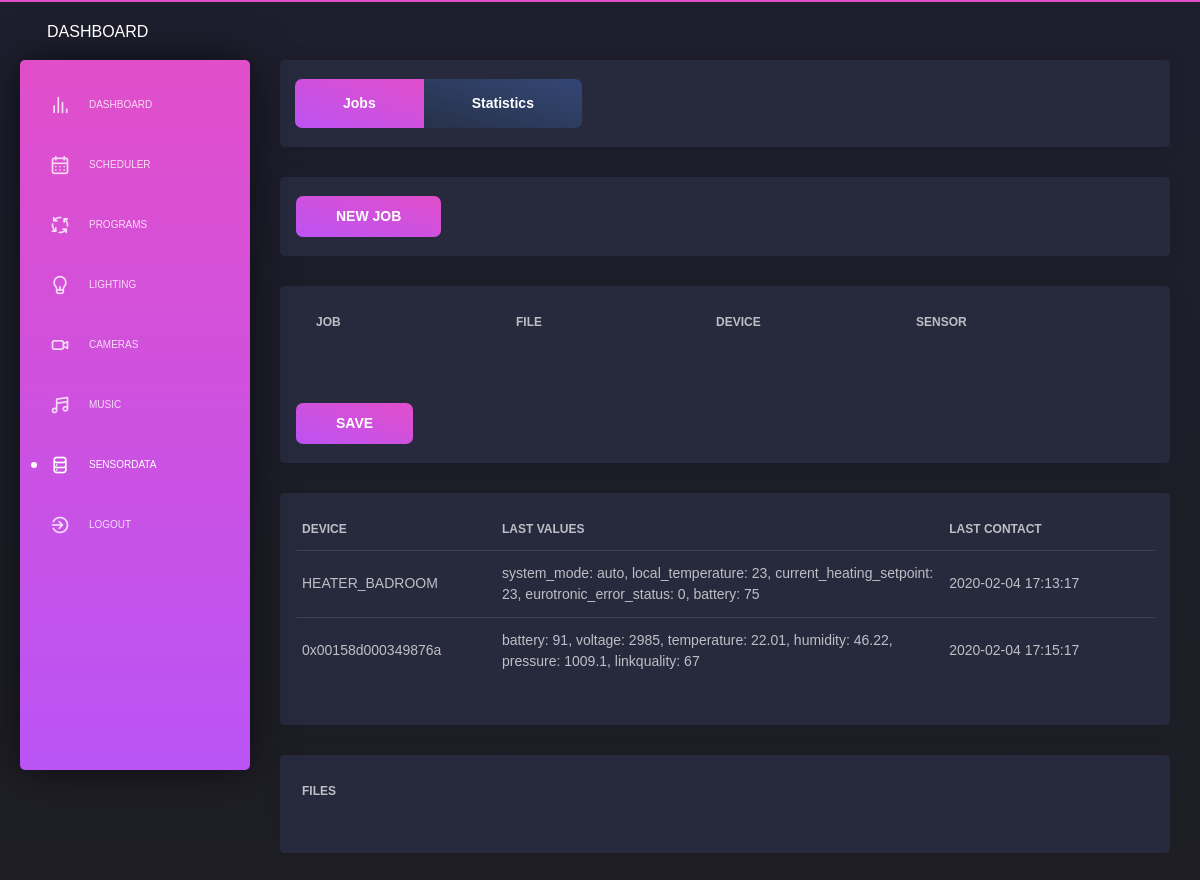
The page /sensordata/jobs (signed in) on the database its author committed.
### app/database/models.py (models this page shows)
class Devices(db.Model):
    __tablename__ = 'devices'
    id                            = db.Column(db.Integer, primary_key=True, autoincrement = True)
    name                          = db.Column(db.String(50), unique=True)
    gateway                       = db.Column(db.String(50))
    ieeeAddr                      = db.Column(db.String(50), unique=True)
    model                         = db.Column(db.String(50))
    device_type                   = db.Column(db.String(50))
    description                   = db.Column(db.String(200))
    input_values                  = db.Column(db.String(200))
    input_events                  = db.Column(db.String(200))
    commands                      = db.Column(db.String(200))
    commands_json                 = db.Column(db.String(200))
    last_contact                  = db.Column(db.String(50))
    last_values_json              = db.Column(db.String(200))
    last_values_string            = db.Column(db.String(200))
    exception_option              = db.Column(db.String(50), server_default=("None"))
    exception_setting             = db.Column(db.String(50), server_default=("None"))
    exception_sensor_ieeeAddr     = db.Column(db.String(50), server_default=("None"))
    exception_sensor_input_values = db.Column(db.String(50), server_default=("None"))
    exception_value_1             = db.Column(db.String(50), server_default=("None"))
    exception_value_2             = db.Column(db.String(50), server_default=("None"))
    exception_value_3             = db.Column(db.String(50), server_default=("None"))

### app/sites/sensordata_jobs.py (the view, shortened to what this page needs)
@app.route('/sensordata/jobs', methods=['GET', 'POST'])
@login_required
@permission_required
def sensordata_jobs():
    page_title       = 'Smarthome | Sensordata | Jobs'
    page_description = 'The sensordata jobs configuration page.'
    success_message_change_settings = []
    error_message_change_settings   = []
    success_message_add_job         = False
    error_message_add_job           = []
    error_message_datafile          = ""
    if session.get('delete_job_success', None) != None:
        success_message_change_settings.append(session.get('delete_job_success'))
        session['delete_job_success'] = None
    if session.get('delete_job_error', None) != None:
        error_message_change_settings.append(session.get('delete_job_error'))
        session['delete_job_error'] = None
    if session.get('error_download_datafile', None) != None:
        error_message_datafile = session.get('error_download_datafile')
        session['error_download_datafile'] = None
    """ ######### """
    """  add job  """
    """ ######### """
    if request.form.get("add_sensordata_job") != None:
        result = ADD_SENSORDATA_JOB()
        if result != True:
            error_message_add_job.append(result)
        else:
            success_message_add_job = True
    """ ############ """
    """  table jobs  """
    """ ############ """
    list_sensordata_jobs  = GET_ALL_SENSORDATA_JOBS()
    dropdown_list_devices = GET_ALL_DEVICES("sensors")
    list_sensordata_files = GET_SENSORDATA_FILES()
    list_sensors          = GET_ALL_DEVICES("sensors")
    data = {'navigation': 'sensordata'}
    timestamp = str(datetime.datetime.now().strftime("%Y-%m-%d %H:%M:%S"))
    try:
        device_1_input_values = "Sensor,------------------," + GET_DEVICE_BY_ID(1).input_values
        device_1_input_values = device_1_input_values.replace(" ", "")
    except:
        device_1_input_values = ""
    try:
        device_2_input_values = "Sensor,------------------," + GET_DEVICE_BY_ID(2).input_values
        device_2_input_values = device_2_input_values.replace(" ", "")
    except:
        device_2_input_values = ""
    try:
        device_3_input_values = "Sensor,------------------," + GET_DEVICE_BY_ID(3).input_values
        device_3_input_values = device_3_input_values.replace(" ", "")
    except:
        device_3_input_values = ""
    try:
        device_4_input_values = "Sensor,------------------," + GET_DEVICE_BY_ID(4).input_values
        device_4_input_values = device_4_input_values.replace(" ", "")
    except:
        device_4_input_values = ""
    try:
        device_5_input_values = "Sensor,------------------," + GET_DEVICE_BY_ID(5).input_values
        device_5_input_values = device_5_input_values.replace(" ", "")
    except:
        device_5_input_values = ""
    try:
        device_6_input_values = "Sensor,------------------," + GET_DEVICE_BY_ID(6).input_values
        device_6_input_values = device_6_input_values.replace(" ", "")
    except:
        device_6_input_values = ""
    try:
        device_7_input_values = "Sensor,------------------," + GET_DEVICE_BY_ID(7).input_values
        device_7_input_values = device_7_input_values.replace(" ", "")
    except:
        device_7_input_values = ""
    try:
        device_8_input_values = "Sensor,------------------," + GET_DEVICE_BY_ID(8).input_values
        device_8_input_values = device_8_input_values.replace(" ", "")
    except:
        device_8_input_values = ""
    try:
        device_9_input_values = "Sensor,------------------," + GET_DEVICE_BY_ID(9).input_values
        device_9_input_values = device_9_input_values.replace(" ", "")
    except:
        device_9_input_values = ""
    try:
        device_10_input_values = "Sensor,------------------," + GET_DEVICE_BY_ID(10).input_values
        device_10_input_values = device_10_input_values.replace(" ", "")
    except:
        device_10_input_values = ""
    try:
        device_11_input_values = "Sensor,------------------," + GET_DEVICE_BY_ID(11).input_values
        device_11_input_values = device_11_input_values.replace(" ", "")
    except:
        device_11_input_values = ""
    try:
        device_12_input_values = "Sensor,------------------," + GET_DEVICE_BY_ID(12).input_values
        device_12_input_values = device_12_input_values.replace(" ", "")
    except:
        device_12_input_values = ""
    try:
        device_13_input_values = "Sensor,------------------," + GET_DEVICE_BY_ID(13).input_values
        device_13_input_values = device_13_input_values.replace(" ", "")
    except:
        device_13_input_values = ""
    try:
        device_14_input_values = "Sensor,------------------," + GET_DEVICE_BY_ID(14).input_values
        device_14_input_values = device_14_input_values.replace(" ", "")
    except:
        device_14_input_values = ""
    try:
        device_15_input_values = "Sensor,------------------," + GET_DEVICE_BY_ID(15).input_values
        device_15_input_values = device_15_input_values.replace(" ", "")
    except:
        device_15_input_values = ""
    try:
        device_16_input_values = "Sensor,------------------," + GET_DEVICE_BY_ID(16).input_values
        device_16_input_values = device_16_input_values.replace(" ", "")
    except:
        device_16_input_values = ""
    try:
        device_17_input_values = "Sensor,------------------," + GET_DEVICE_BY_ID(17).input_values
        device_17_input_values = device_17_input_values.replace(" ", "")
    except:
        device_17_input_values = ""
    try:
        device_18_input_values = "Sensor,------------------," + GET_DEVICE_BY_ID(18).input_values
        device_18_input_values = device_18_input_values.replace(" ", "")
    except:
        device_18_input_values = ""
    try:
        device_19_input_values = "Sensor,------------------," + GET_DEVICE_BY_ID(19).input_values
        device_19_input_values = device_19_input_values.replace(" ", "")
    except:
        device_19_input_values = ""
    try:
        device_20_input_values = "Sensor,------------------," + GET_DEVICE_BY_ID(20).input_values
        device_20_input_values = device_20_input_values.replace(" ", "")
    except:
        device_20_input_values = ""
    try:
        device_21_input_values = "Sensor,------------------," + GET_DEVICE_BY_ID(21).input_values
        device_21_input_values = device_21_input_values.replace(" ", "")
    except:
        device_21_input_values = ""
    try:
        device_22_input_values = "Sensor,------------------," + GET_DEVICE_BY_ID(22).input_values
        device_22_input_values = device_22_input_values.replace(" ", "")
    except:
        device_22_input_values = ""
    try:
        device_23_input_values = "Sensor,------------------," + GET_DEVICE_BY_ID(23).input_values
        device_23_input_values = device_23_input_values.replace(" ", "")
    except:
        device_23_input_values = ""
    try:
        device_24_input_values = "Sensor,------------------," + GET_DEVICE_BY_ID(24).input_values
        device_24_input_values = device_24_input_values.replace(" ", "")
    except:
        device_24_input_values = ""
    try:
        device_25_input_values = "Sensor,------------------," + GET_DEVICE_BY_ID(25).input_values
        device_25_input_values = device_25_input_values.replace(" ", "")
    except:
        device_25_input_values = ""
    return render_template('layouts/default.html',
                            data=data,
                            title=page_title,
                            description=page_description,
                            content=render_template( 'pages/sensordata_jobs.html',
                                                    success_message_change_settings=success_message_change_settings,
                                                    error_message_change_settings=error_message_change_settings,
                                                    success_message_add_job=success_message_add_job,
                                                    error_message_add_job=error_message_add_job,
                                                    error_message_datafile=error_message_datafile,
                                                    list_sensordata_jobs=list_sensordata_jobs,
                                                    dropdown_list_devices=dropdown_list_devices,
                                                    list_sensordata_files=list_sensordata_files,
                                                    list_sensors=list_sensors,
                                                    device_1_input_values=device_1_input_values,
                                                    device_2_input_values=device_2_input_values,
                                                    device_3_input_values=device_3_input_values,
                                                    device_4_input_values=device_4_input_values,
                                                    device_5_input_values=device_5_input_values,
                                                    device_6_input_values=device_6_input_values,
                                                    device_7_input_values=device_7_input_values,
                                                    device_8_input_values=device_8_input_values,
                                                    device_9_input_values=device_9_input_values,
                                                    device_10_input_values=device_10_input_values,
                                                    device_11_input_values=device_11_input_values,
                                                    device_12_input_values=device_12_input_values,
                                                    device_13_input_values=device_13_input_values,
                                                    device_14_input_values=device_14_input_values,
                                                    device_15_input_values=device_15_input_values,
                                                    device_16_input_values=device_16_input_values,
                                                    device_17_input_values=device_17_input_values,
                                                    device_18_input_values=device_18_input_values,
                                                    device_19_input_values=device_19_input_values,
                                                    device_20_input_values=device_20_input_values,
                                                    device_21_input_values=device_21_input_values,
                                                    device_22_input_values=device_22_input_values,
                                                    device_23_input_values=device_23_input_values,
                                                    device_24_input_values=device_24_input_values,
                                                    device_25_input_values=device_25_input_values,
                                                    timestamp=timestamp,
                                                    )
                           )

### app/templates/pages/sensordata_jobs.html (shortened to what this page needs)
      <div class="content">
        <div class="row">
          <div class="col-md-12">
            <div class="card ">
              <div class="card-footer">
                <div class="btn-group flex-wrap" role="group" aria-label="Basic example">
                  <a href="/sensordata/jobs" class="btn btn-primary btn-lg" role="button" aria-pressed="true">Jobs</a>
                  <a href="/sensordata/statistics" class="btn btn-secondary btn-lg" role="button" aria-pressed="true">Statistics</a>
                </div>
              </div>
            </div>
            <div class="card">
              <form method="POST">
                <div class="card-footer">
                  <button type="submit" onclick="window.location.href='/sensordata/jobs#'" name="add_sensordata_job" class="btn btn-fill btn-primary">NEW JOB</button>
                </div>
              </form>
            </div>
            <div class="card ">
              <form method="POST">
                <div class="card-body">
                  <div class="table-responsive">
                    <table class="table tablesorter">
                      <thead>
                        <th scope="col" style="width:3%"></th>
                        <th scope="col" style="width:18%" class="minwidth_200">Job</th>
                        <th scope="col" style="width:18%" class="minwidth_200">File</th>
                        <th scope="col" style="width:18%" class="minwidth_200">Device</th>
                        <th scope="col" style="width:18%" class="minwidth_200">Sensor</th>
                        <th></th>
                        <th scope="col" style="width:15%" class="minwidth_100"></th>
                      </thead>
                    </table>
                  </div>
                </div>
                <div class="card-footer">
                  <button type="submit" onclick="window.location.href='/sensordata/jobs#table_sensordata_jobs'" name="save_sensordata_jobs_settings" class="btn btn-fill btn-primary">SAVE</button>
                </div>
              </form>
            </div>
            <div class="card ">
              <div class="card-body">
                <div class="table-responsive">
                  <table class="table tablesorter">
                    <thead>
                      <th scope="col" style="width:20%" class="minwidth_200">Device</th>
                      <th scope="col" style="width:55%" class="minwidth_300">Last Values</th>
                      <th scope="col" style="width:25%" class="minwidth_200">Last Contact</th>
                    </thead>
                    <tbody>
                      {% for entry in list_sensors %}
                      <tr>
                        <td>
                          {{ entry.name }}
                        </td>
                        <td>
                          {{ entry.last_values_string }}
                        </td>
                        <td>
                          {{ entry.last_contact }}
                        </td>
                      </tr>
                      {% endfor %}
                    </tbody>
                  </table>
                </div>
              </div>
            </div>
            <div class="card ">
              <div class="card-body">
                {% if list_plants_datafiles != "No Files founded" %}
                  <div class="table-responsive">
                    <table class="table tablesorter">
                      <thead>
                        <th scope="col" style="width:77%" class="minwidth_200">Files</th>
                        <th scope="col" style="width:10%"></th>
                        <th scope="col" style="width:10%"></th>
                      </thead>
                    </table>
                  </div>
                {% else %}
                  {{ list_sensordata_files }}
                {% endif %}
              </div>
            </div>
          </div>
        </div>
      </div>

### rows shown on the page
Devices: name "HEATER_BADROOM", last_values_string "system_mode: auto, local_temperature: 23, current_heating_setpoint: 23, eurotronic_error_status: 0, battery: 75", last_contact "2020-02-04 17:13:17"
Devices: name "0x00158d000349876a", last_values_string "battery: 91, voltage: 2985, temperature: 22.01, humidity: 46.22, pressure: 1009.1, linkquality: 67", last_contact "2020-02-04 17:15:17"
